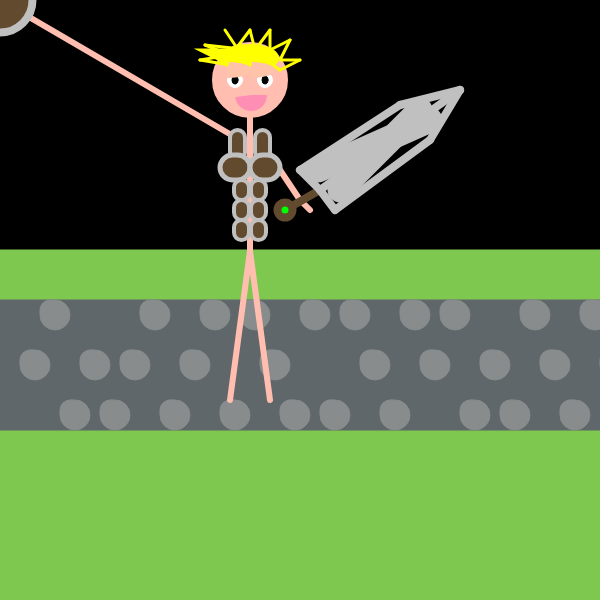
Frame 1 (no input)
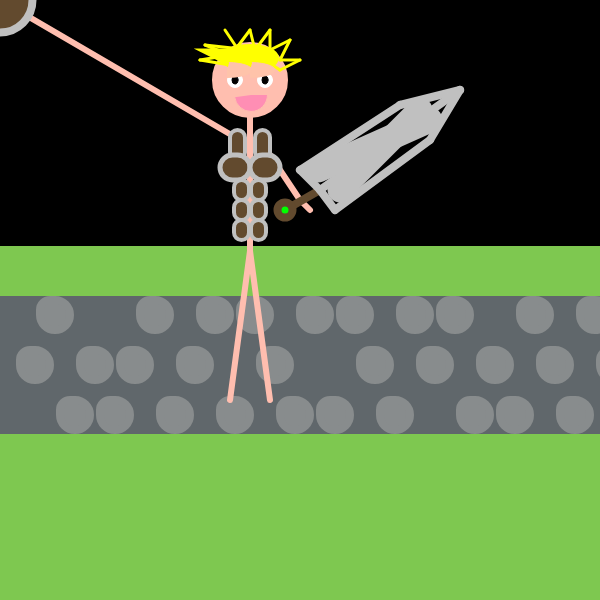
Frame 60 (no input)
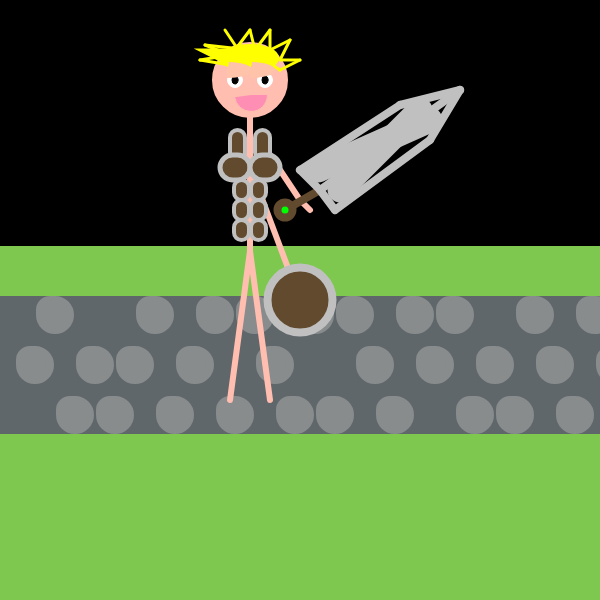
Frame 120 (the mouse pressed at the canvas centre since frame 60)

The p5.js sketch that drew these frames (run headless with seeded random() and noise() and a simulated clock; from frame 60 on, the mouse is pressed at the canvas centre):

// p5.js sketch
// ── sketch.js
function setup() {
  createCanvas(600,600);
  frameRate(30)
  
 xPosAb1 = -250;
}

function draw() {
background(0)
text(frameCount, width / 2, height / 2);
  
  
let grassColor =color(126,200,80)
  stroke(grassColor)
  fill(grassColor)
  rect(0,250,1200,1200)
  
  let PathwayColor =color(96,103,107)
  stroke(PathwayColor)
  fill(PathwayColor)
  rect(0,300,1200,130)
  
let rockColor =color(136,140,141)
  stroke(rockColor)
  fill(rockColor)
  rect(20,350,30,30,10,15)
  rect(40,300,30,30,10,15)
  rect(60,400,30,30,10,15)
  rect(80,350,30,30,10,15)
  rect(100,400,30,30,10,15)
  rect(120,350,30,30,10,15)
  rect(140,300,30,30,10,15)
  rect(160,400,30,30,10,15)
  rect(180,350,30,30,10,15)
  rect(200,300,30,30,10,15)
  rect(220,400,30,30,10,15)
  rect(240,300,30,30,10,15)
  rect(260,350,30,30,10,15)
  rect(280,400,30,30,10,15)
  rect(300,300,30,30,10,15)
  rect(320,400,30,30,10,15)
  rect(340,300,30,30,10,15)
  rect(360,350,30,30,10,15)
  rect(380,400,30,30,10,15)
  rect(400,300,30,30,10,15)
  rect(420,350,30,30,10,15)
  rect(440,300,30,30,10,15)
  rect(460,400,30,30,10,15)
  rect(480,350,30,30,10,15)
  rect(500,400,30,30,10,15)
  rect(520,300,30,30,10,15)
  rect(540,350,30,30,10,15)
  rect(560,400,30,30,10,15)
  rect(580,300,30,30,10,15)
  rect(600,350,30,30,10,15)
  rect(620,400,30,30,10,15)
  rect(640,300,30,30,10,15)
  rect(660,350,30,30,10,15)
  rect(680,400,30,30,10,15)
  rect(700,350,30,30,10,15)
  
;//Stars
let StarColor =color(255,255,255)
  stroke(StarColor)
  fill(StarColor)

  
;//Body
  let BodyColor =color(255,190,175);
  stroke(BodyColor);
  fill(BodyColor);
  strokeWeight(6)
ellipse(250, 80, 70, 70);//Hoved
line(250, 115, 250, 250);//Body
  line(240, 140, mouseX, mouseY);//Venstre Arm
  line(260, 140, 300, 200);//Højre Arm
line(250, 251, 230, 400);//Venstre Ben
line(250, 251, 270, 400);//Højre Ben
  line(300,200,310,210);//Hand
   
;//Hair
  let HairColor=color(255,255,0)
  stroke(HairColor)
  fill(HairColor)
  strokeWeight(3)
  line(250,70,240,45);//Hair
  line(253,70,230,50);//Hair
  line(230,65,200,60);//Hair
  line(230,55,200,60);//Hair
  line(230,55,205,45);//Hair
  line(250,50,205,45);//Hair
  line(235,45,225,30);//Hair
  line(235,50,250,30);//Hair
  line(255,50,250,30);//Hair
  line(255,50,270,30);//Hair
  line(270,50,270,30);//Hair
  line(270,50,290,40);//Hair
  line(280,60,290,40);//Hair
  line(280,60,300,60);//Hair
  line(280,70,300,60);//Hair
  line(280,70,265,60);
  ellipse(250,58,55,25);//Hair
  triangle(230,65,230,50,200,50)//ExperiementTriangle
  
  
;//Face
  let MouthColor =color(255,142,180)
  fill(MouthColor)
  stroke(BodyColor)
  strokeWeight(1)
arc(251, 95, 33, 33, -0,3, PI + QUARTER_PI, CHORD);//Mund
  
  let EyeColor =color(255,255,255)
  fill(EyeColor)
  stroke(EyeColor)
  
 ellipse(235, 80, 15, 15,)//LeftEye
 ellipse(265, 80, 15, 15,)//RightEye
  
  let IrisColor =color(0,0,0)
  fill(IrisColor)
  stroke(IrisColor)
  ellipse(235, 80, 6, 8);//LeftIris
  ellipse(265, 80, 6, 8);//RightIris
  
  let EyeLid =color(255,195,170)
  stroke(EyeLid)
  fill(EyeLid)
  arc(250, 70, 50, 15, 5, HALF_PI);//LeftEyelid
  arc(227, 70, 50, 15, 5, HALF_PI);//RightEyelid
  
  
;//Sword
 let HandleColor =color(98,74,46);
 let swordColor =color(192,192,192);
  let FillHandle =color(0,255,0)
   stroke(HandleColor);
   fill(FillHandle);
  strokeWeight(8)
  
  rect(280, 204, 10, 10, 20);//HandleTip
  line(285, 210, 320, 190);//SwordHandle
  ellipse(285,210,15,15);//SwordHandleColorFill
  
   stroke(swordColor);
   fill(HandleColor)
  line(335, 210, 320, 190);//BladeBotRightPart
  line(300, 170, 320, 190);//BladeBotLeftPart
  line(400, 105, 300, 170);//BladeLeftMidPart
  line(430, 140, 335, 210);//BladeRightMidPart
  line(400, 105, 460, 90);//BladeTopLeftPart
  line(430, 140, 460, 90);//BladeTopRightPart
  line(460, 90, 320, 190);//BladeMidPart
  strokeWeight(25)
  line(430,120,318,170)//BladeFillLeft
  line(420,110,340,190)//BladeFillRight
  strokeWeight(8)
  
  strokeWeight(4)
  rect(255,130,15,30,20);//LeftShoulder
  rect(230,130,15,30,20)//RightShoulder
  
  strokeWeight(5)
  rect(220,155,30,25,25)//LeftChest
  rect(250,155,30,25,25)//RightChest
  
  strokeWeight(4)
  rect(234,220,15,20,30,30)//BotLeftAb
  rect(234,200,15,20,30,30)//MidLeftAb
  rect(234,180,15,20,30,30)//TopLeftAb
  rect(251,220,15,20,30,30)//BotRightAb
  rect(251,200,15,20,30,30)//MidRightAb
  rect(251,180,15,20,30,30)//TopRightAb
  
  strokeWeight(8)
  ellipse(mouseX, mouseY, 65, 65);//Shield
}
// ── style.css
html, body {
  margin: 0;
  padding: 0;
}
canvas {
  display: block;
}

.sketch {
  position: absolute;
  display: flex;
  justify-content: top;
}

#footer {
  position: absolute;
  bottom: 0;

}

#footer a {
  color: red;
  text-decoration: none;
}

#footer a:hover {
  text-decoration: underline;
}
